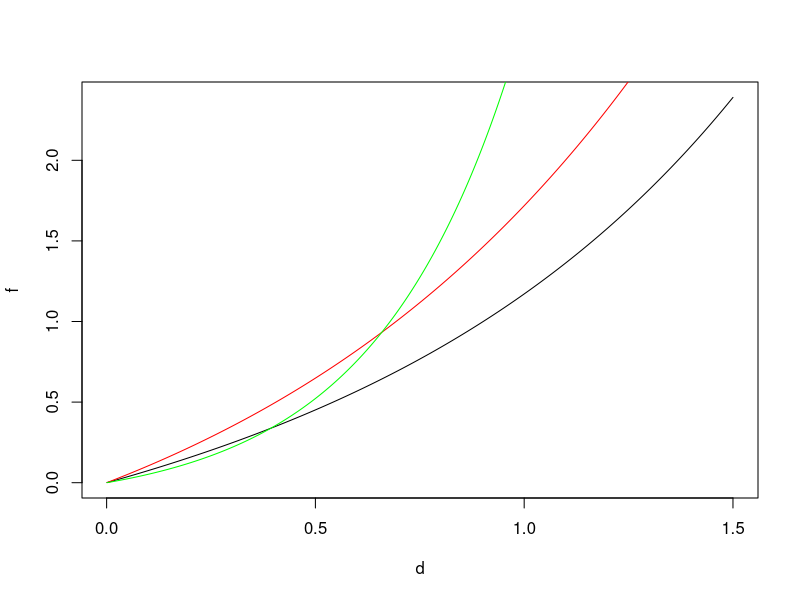

Write R code to recreate this figure.
r1=.5; r2 =1-r1; alph=3; A=.15
d=.001*1:1500
f=exp(r1*d)+A*exp(alph*r2*d)-1-A
g=exp(d)-1
h=A*(exp(alph*d)-1)
plot(d,f,type='l')
lines(d,g,col='red')
lines(d,h,col='green')
